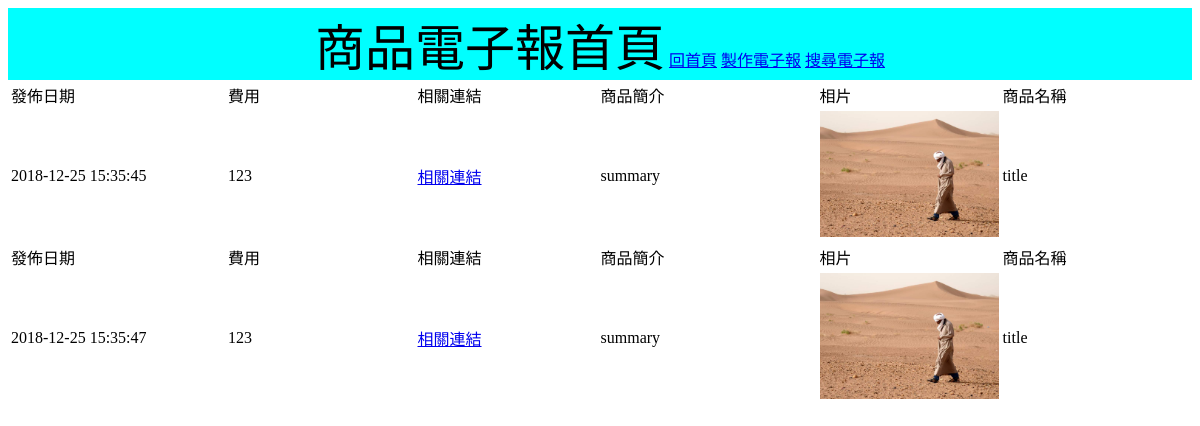
The page /news/index.php on the database as committed earlier.
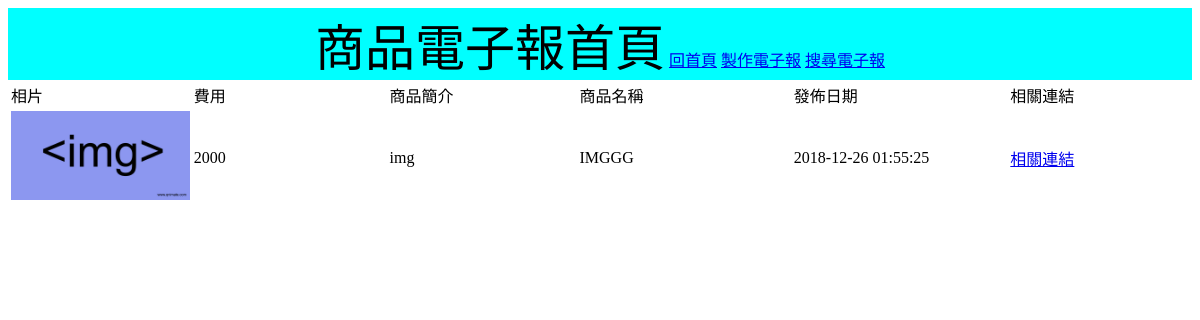
The same page on the database as committed later.
### tables this page shows
CREATE TABLE `version` (
  `id` int(11) NOT NULL,
  `title` varchar(255) NOT NULL,
  `col1` varchar(255) NOT NULL,
  `col2` varchar(255) NOT NULL,
  `col3` varchar(255) NOT NULL,
  `col4` varchar(255) NOT NULL,
  `col5` varchar(255) NOT NULL,
  `col6` varchar(255) NOT NULL
);

CREATE TABLE `news` (
  `id` int(11) NOT NULL,
  `news_title` varchar(255) NOT NULL,
  `news_img` varchar(255) NOT NULL,
  `news_summary` varchar(255) NOT NULL,
  `news_date` timestamp NOT NULL DEFAULT CURRENT_TIMESTAMP ON UPDATE CURRENT_TIMESTAMP,
  `news_coin` varchar(255) NOT NULL,
  `news_link` varchar(255) NOT NULL,
  `news_version` varchar(255) DEFAULT '0'
);

### news/index.php (the view, shortened to what this page needs)
<!DOCTYPE html>
<html lang="en">
<head>
</head>
<body>
    <div align="center">
        <div style="background-color:aqua;">
            <span style="font-size:50px;">商品電子報首頁</span>
            <a href="../">回首頁</a>
            <a href="./createnews.php">製作電子報</a>
            <a href="./SearchVersion.php">搜尋電子報</a>
        </div>
    </div>
    <table>
        <?php
            include_once('link.php');
            $sql = $db->query('select * from news');
            while($row=$sql->fetch(PDO::FETCH_ASSOC)){
                $sql2=$db->prepare('select * from version where title=:t');
                $sql2->bindValue('t',$row['news_version']);
                $sql2->execute();
                while($row2=$sql2->fetch(PDO::FETCH_ASSOC)){
        ?>
        <thead>
            <tr>
                <td><?php echo $row2['col1']; ?></td>
                <td><?php echo $row2['col2']; ?></td>
                <td><?php echo $row2['col3']; ?></td>
                <td><?php echo $row2['col4']; ?></td>
                <td><?php echo $row2['col5']; ?></td>
                <td><?php echo $row2['col6']; ?></td>
            </tr>
        </thead>
        <tbody>
            <tr>
            <td>
                <?php
                    switch ($row2['col1']) {
                        case "發佈日期":
                            echo $row['news_date'];
                            break;
                        case "相片":
                            echo "<img src=news_img/{$row['news_img']}";
                            break;
                        }
                    ?>
                </td>
                <td>
                <?php
                    switch ($row2['col2']) {
                        case "費用":
                            echo $row['news_coin'];
                            break;
                        }
                    ?>
                </td>
                <td>
                <?php
                    switch ($row2['col3']) {
                        case "相關連結":
                            echo "<a href='{$row['news_link']}'>相關連結</a>";
                            break;
                        case "商品簡介":
                            echo $row['news_summary'];
                            break;
                        }
                    ?>
                </td>
                <td>
                <?php
                    switch ($row2['col4']) {
                        case "商品簡介":
                            echo $row['news_summary'];
                            break;
                        case "商品名稱";
                            echo $row['news_title'];
                            break;
                        }
                    ?>
                </td>
                <td>
                <?php
                    switch ($row2['col5']) {
                        case "發佈日期":
                            echo $row['news_date'];
                            break;
                        case "相片":
                            echo "<img src=news_img/{$row['news_img']}";
                            break;
                        }
                    ?>
                </td>
                <td>
                <?php
                    switch ($row2['col6']) {
                        case "相關連結":
                            echo "<a href='{$row['news_link']}'>相關連結</a>";
                            break;
                        case "商品名稱";
                            echo $row['news_title'];
                            break;
                        }
                    ?>
                </td>
            </tr>
        </tbody>
        <?php
            }
        }
        ?>
    </table>
</body>
</html>

Rows that differ between the two databases and show on the page:
removed news: news_date "2018-12-25 15:35:45", news_coin "123", news_summary "summary", news_title "title"
no longer on this page (row unchanged): version: col1 "發佈日期", col2 "費用", col3 "相關連結", col4 "商品簡介", col5 "相片", col6 "商品名稱", news.news_img (picture)
removed news: news_date "2018-12-25 15:35:47", news_coin "123", news_summary "summary", news_title "title"
added news: news_coin "2000", news_summary "img", news_title "IMGGG", news_date "2018-12-26 01:55:25"
added version: col1 "相片", col2 "費用", col3 "商品簡介", col4 "商品名稱", col5 "發佈日期", col6 "相關連結", news.news_img (picture)
